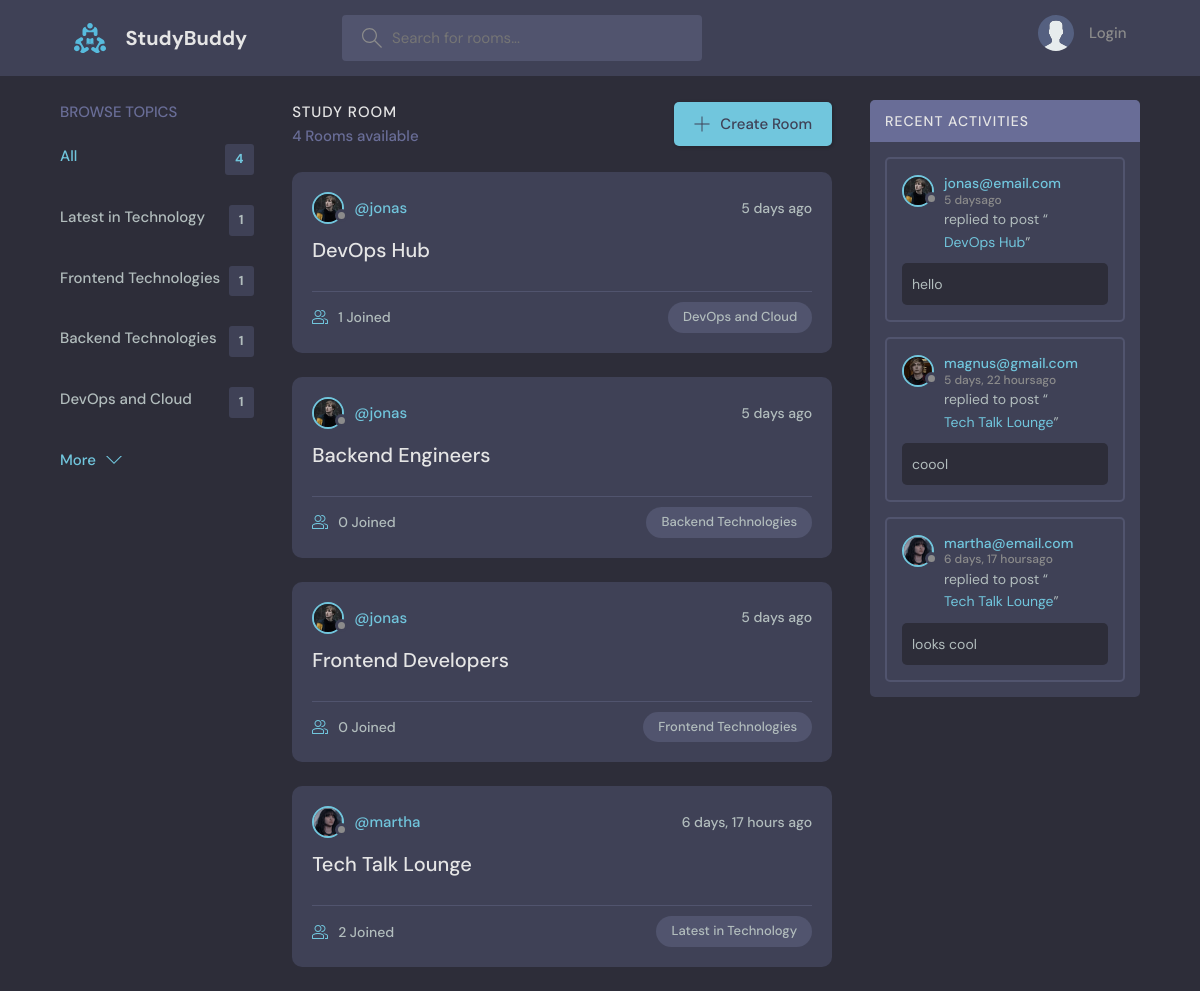
The page / on the database its author committed.
### base/models.py (models this page shows, shortened)
class Topic(models.Model):
    name = models.CharField(max_length=200)

class Room(models.Model):
    host = models.ForeignKey(User, on_delete=models.SET_NULL, null=True)
    topic = models.ForeignKey(Topic, on_delete=models.SET_NULL, null=True)
    name = models.CharField(max_length=200)
    description = models.TextField(null=True, blank=True)
    participants = models.ManyToManyField(User, related_name="participants", blank=True, null=True)
    updated = models.DateTimeField(auto_now=True)
    created = models.DateTimeField(auto_now_add=True)
    class Meta:
        ordering = ['-updated', '-created']
    def __str__(self):
        return str(self.name)

class User(AbstractUser):
    name = models.CharField(max_length=200, null=True)
    email = models.EmailField(unique=True,null=True)
    bio = models.TextField(null=True)
    avatar = models.ImageField(null=True, default="avatar.svg")
    USERNAME_FIELD = 'email'
    REQUIRED_FIELDS = []

class Message(models.Model):
    user = models.ForeignKey(User, on_delete=models.CASCADE)
    room = models.ForeignKey(Room,on_delete=models.CASCADE)
    body = models.TextField()
    updated = models.DateTimeField(auto_now=True)
    created = models.DateTimeField(auto_now_add=True)
    class Meta:
        ordering = ['-updated', '-created']

### base/views.py (the view)
# urls.py: path('',views.home, name="home"),
def home(request):
    q = request.GET.get('q') if request.GET.get('q') !=None else ""
    rooms = Room.objects.filter(
        Q(topic__name__icontains=q) |
        Q(name__icontains=q) |
        Q(description__icontains=q)
        )
    topics = Topic.objects.all()[0:5]
    room_messages = Message.objects.all()
    room_messages = Message.objects.filter(Q(room__name__icontains=q))
    context = {
        'rooms':rooms,
         'topics':topics,
         'room_count':rooms.count(),
         'room_messages':room_messages
         }
    return render(request,'base/home.html',context)

### base/templates/base/home.html (shortened to what this page needs)
{% extends 'main.html' %}
{% block content %}
    <main class="layout layout--3">
      <div class="container">
         {% include 'base/home-components/topics_component.html' %}
        <div class="roomList">
          <div class="roomList__header">
            <div>
              <h2>Study Room</h2>
              <p>{{room_count}} Rooms available</p>
            </div>
            <a class="btn btn--main" href="{% url 'create-room' %}">
              <svg version="1.1" xmlns="http://www.w3.org/2000/svg" width="32" height="32" viewBox="0 0 32 32">
                <title>add</title>
                <path
                  d="M16.943 0.943h-1.885v14.115h-14.115v1.885h14.115v14.115h1.885v-14.115h14.115v-1.885h-14.115v-14.115z"
                ></path>
              </svg>
              Create Room
            </a>
          </div>
          {% include 'base/home-components/feed_component.html' %}
        </div>
        {% include 'base/home-components/activity_component.html' %}
    </main>
    {% endblock %}

### base/templates/base/home-components/topics_component.html
     <div class="topics">
      <div class="topics__header">
        <h2>Browse Topics</h2>
      </div>
      <ul class="topics__list">
        <li>
          <a href="{% url 'home' %}" class="active">All <span>{{topics.count}}</span></a>
        </li>
        {% for topic in topics %}
        <li>
          <a href="{% url 'home' %}?q={{topic.name}}">{{topic.name}} <span>{{topic.room_set.all.count}}</span></a>
        </li>
        {% endfor %}
      </ul>
      <a class="btn btn--link" href="{% url 'topics' %}">
        More
        <svg version="1.1" xmlns="http://www.w3.org/2000/svg" width="32" height="32" viewBox="0 0 32 32">
          <title>chevron-down</title>
          <path d="M16 21l-13-13h-3l16 16 16-16h-3l-13 13z"></path>
        </svg>
      </a>
    </div>

### base/templates/base/home-components/feed_component.html (shortened to what this page needs)
{% for room in rooms %}
<div class="roomListRoom">
   <div class="roomListRoom__header">
     <a href="{% url 'user-profile' room.host.id %}" class="roomListRoom__author">
       <div class="avatar avatar--small">
         <img src="{{room.host.avatar.url}}" />
       </div>
       <span>@{{room.host.username}}</span>
     </a>
     <div class="roomListRoom__actions">
       <span>{{room.created|timesince}}  ago</span>
     </div>
   </div>
   <div class="roomListRoom__content">
     <a href="{% url 'room' room.id %}">{{room.name}}</a>
   </div>
   <div class="roomListRoom__meta">
     <a href="{% url 'room' room.id %}" class="roomListRoom__joined">
       {{room.participants.count}} Joined
     </a>
     <p class="roomListRoom__topic">{{room.topic.name}}</p>
   </div>
 </div>
{% endfor %}

### base/templates/base/home-components/activity_component.html (shortened to what this page needs)
<div class="activities">
  <div class="activities__header">
    <h2>Recent Activities</h2>
  </div>
  {% for message in room_messages %}
  <div class="activities__box">
    <div class="activities__boxHeader roomListRoom__header">
      <a href="{% url 'user-profile' message.user.id %}" class="roomListRoom__author">
        <div class="avatar avatar--small">
          <img src="{{message.user.avatar.url}}" />
        </div>
        <p>
         {{message.user}}
          <span>{{message.created|timesince}}ago</span>
        </p>
      </a>
    </div>
    <div class="activities__boxContent">
      <p>replied to post “<a href="{% url 'room' message.room.id %}">{{message.room}}</a>”</p>
      <div class="activities__boxRoomContent">
        {{message.body}}
      </div>
    </div>
  </div>
 {% endfor %}
  </div>
</div>

### rows shown on the page
Topic: name "Latest in Technology", room_set.all.count "1"
Topic: name "Frontend Technologies", room_set.all.count "1"
Topic: name "Backend Technologies", room_set.all.count "1"
Topic: name "DevOps and Cloud", room_set.all.count "1"
Room: host.avatar (picture), host.username "jonas", created "5 days", name "DevOps Hub", participants.count "1", topic.name "DevOps and Cloud"
Room: host.avatar (picture), host.username "jonas", created "5 days", name "Backend Engineers", participants.count "0", topic.name "Backend Technologies"
Room: host.avatar (picture), host.username "jonas", created "5 days", name "Frontend Developers", participants.count "0", topic.name "Frontend Technologies"
Room: host.avatar (picture), host.username "martha", created "6 days, 17 hours", name "Tech Talk Lounge", participants.count "2", topic.name "Latest in Technology"
Message: user.avatar (picture), user "jonas@email.com", created "5 days", room "DevOps Hub", body "hello"
Message: user.avatar (picture), user "magnus@gmail.com", created "5 days, 22 hours", room "Tech Talk Lounge", body "coool"
Message: user.avatar (picture), user "martha@email.com", created "6 days, 17 hours", room "Tech Talk Lounge", body "looks cool"

### other values the page prints
{{ topics.count }} "4"
{{ room_count }} "4"
